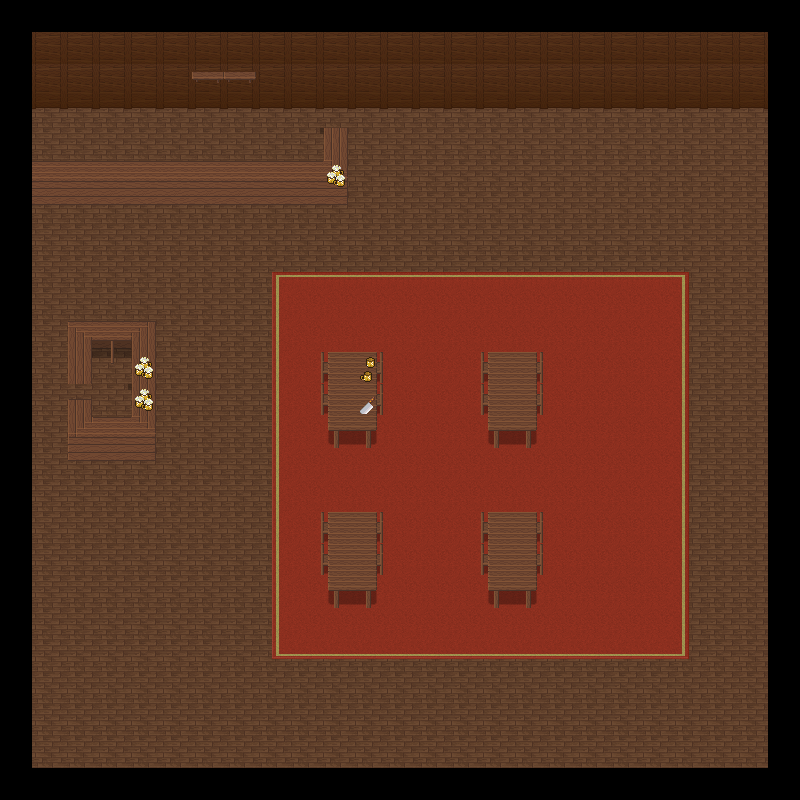

Rendered tile map (Tiled .tmx) drawn with the repository's tilesets; below, a short description and the map source with its tile grids summarised:
An orthogonal 25x25 tile map with 32x32 px tiles, 6 tile layers (joku, HOMO, PERSE, SPORDe, ...), 2 tilesets.

<map version="1.0" orientation="orthogonal" width="25" height="25" tilewidth="32" tileheight="32">
 <tileset firstgid="1" name="Hessu" tilewidth="32" tileheight="32">
  <image source="../Debug/woodland_indoor_0.png" width="512" height="512" />
 </tileset>
 <tileset firstgid="257" name="pink2" tilewidth="32" tileheight="32">
  <image source="pink2.png" width="32" height="32" />
 </tileset>
 <layer name="joku" width="25" height="25">
  <data>[625 cells, 625 non-empty, 13 distinct tile ids]</data>
 </layer>
 <layer name="HOMO" width="25" height="25">
  <data>[625 cells, 35 non-empty, 13 distinct tile ids]</data>
 </layer>
 <layer name="PERSE" width="25" height="25">
  <data>[625 cells, 24 non-empty, 4 distinct tile ids]</data>
 </layer>
 <layer name="SPORDe" width="25" height="25">
  <data>[625 cells, 7 non-empty, 4 distinct tile ids]</data>
 </layer>
 <layer name="Def" width="25" height="25">
  <data>[625 cells, 0 non-empty, 0 distinct tile ids]</data>
 </layer>
 <layer name="Collision" width="25" height="25" opacity="0">
  <data>[625 cells, 186 non-empty, 1 distinct tile ids]</data>
 </layer>
</map>
